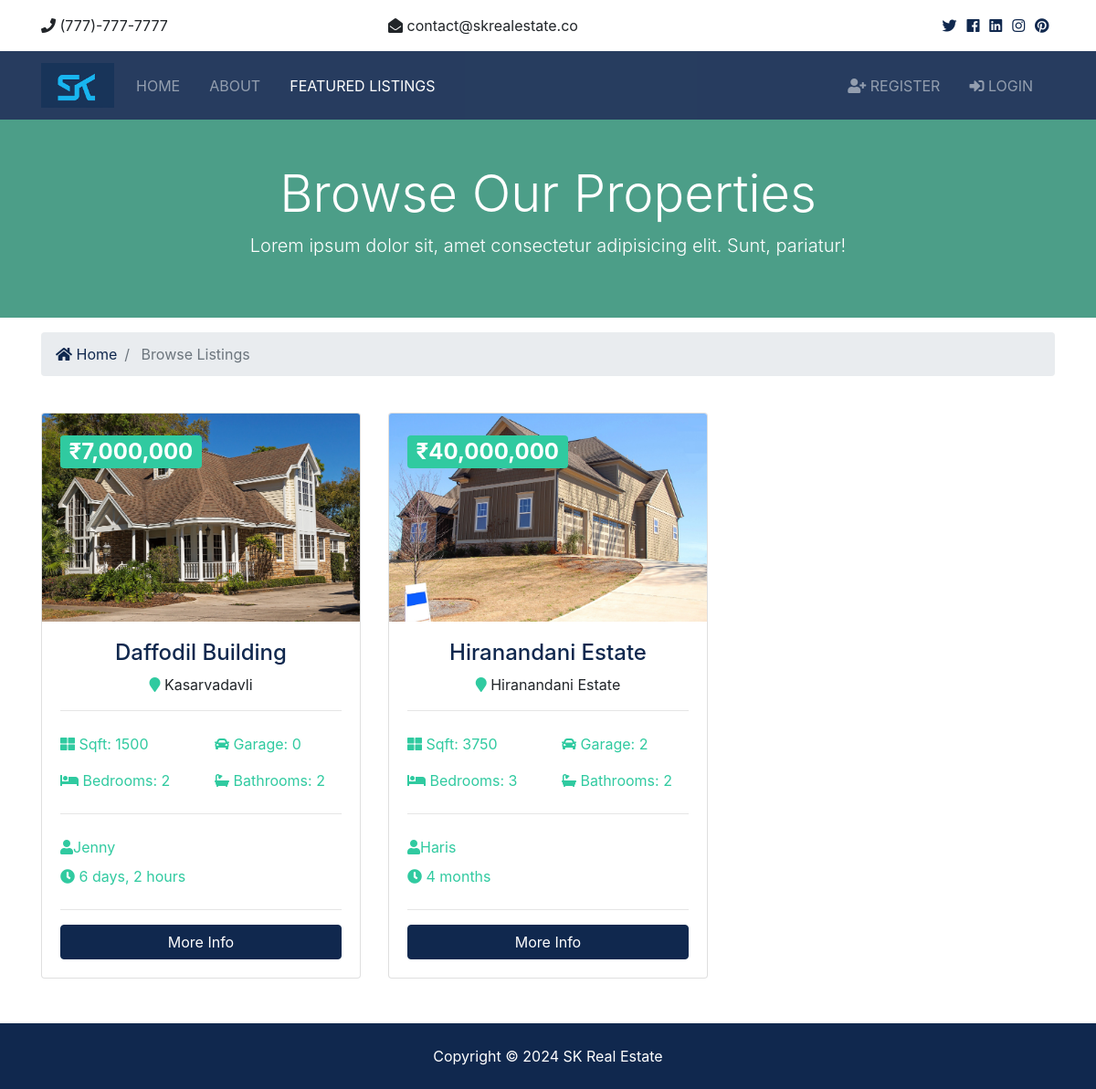
/listings/, run on the app's committed database.
### listings/models.py (models this page shows, shortened)
class Listing(models.Model):
    realtor = models.ForeignKey(Realtor,on_delete=models.DO_NOTHING)
    title = models.CharField(max_length=200)
    address = models.CharField(max_length=200)
    city = models.CharField(max_length=200)
    state = models.CharField(max_length=200)
    zipcode = models.CharField(max_length=200)
    description = models.TextField(blank=True)
    price = models.IntegerField()
    bedrooms = models.IntegerField()
    bathrooms = models.IntegerField()
    garage = models.IntegerField(default=0)
    sqft = models.IntegerField()
    lot_size = models.DecimalField(max_digits=5,decimal_places=1)
    photo_main = models.ImageField(upload_to='photo/%Y/%m/%d/',blank=True)
    photo_1 = models.ImageField(upload_to='photo/%Y/%m/%d/',blank=True)
    photo_2 = models.ImageField(upload_to='photo/%Y/%m/%d/',blank=True)
    photo_3 = models.ImageField(upload_to='photo/%Y/%m/%d/',blank=True)
    photo_4 = models.ImageField(upload_to='photo/%Y/%m/%d/',blank=True)
    photo_5 = models.ImageField(upload_to='photo/%Y/%m/%d/',blank=True)
    is_published = models.BooleanField(default=True)
    list_date = models.DateTimeField(default=datetime.now,blank=True)

### realtors/models.py (models this page shows)
class Realtor(models.Model):
    name = models.CharField(max_length=200)
    photo = models.ImageField(upload_to='photos/%Y/%m/%d/')
    description = models.TextField(blank=True)
    phone = models.CharField(max_length=20)
    email = models.CharField(max_length=50)
    is_mvp = models.BooleanField(default=False)
    hiredate = models.DateTimeField(default=datetime.now, blank=True)
    def __str__(self):
        return self.name

### listings/views.py (the view)
# urls.py: path('',views.index,name='listings'),
def index(request):
    listings = Listing.objects.order_by('-list_date').filter(is_published=True)
    paginator = Paginator(listings, 3)
    page = request.GET.get('page')
    paged_listings = paginator.get_page(page)
    context = {
        'listings' : paged_listings
    }
    return render(request,'listings/listings.html', context)

### templates/listings/listings.html (shortened to what this page needs)
{% extends 'base.html' %}
{% load humanize %}
{% block content %}
<section id="showcase-inner" class="py-5 text-white">
    <div class="container">
      <div class="row text-center">
        <div class="col-md-12">
          <h1 class="display-4">Browse Our Properties</h1>
          <p class="lead">Lorem ipsum dolor sit, amet consectetur adipisicing elit. Sunt, pariatur!</p>
        </div>
      </div>
    </div>
  </section>
  <section id="bc" class="mt-3">
    <div class="container">
      <nav aria-label="breadcrumb">
        <ol class="breadcrumb">
          <li class="breadcrumb-item">
            <a href="{% url 'index' %}">
              <i class="fas fa-home"></i> Home</a>
          </li>
          <li class="breadcrumb-item active"> Browse Listings</li>
        </ol>
      </nav>
    </div>
  </section>
  <section id="listings" class="py-4">
    <div class="container">
      <div class="row">
        {% if listings %}
            {% for listing in listings %}
                <div class="col-md-6 col-lg-4 mb-4">
                <div class="card listing-preview">
                    <img class="card-img-top" src="{{ listing.photo_main.url }}" alt="">
                    <div class="card-img-overlay">
                <h2>
                  <span class="badge badge-secondary text-white">₹{{ listing.price | intcomma }}</span>
                </h2>
              </div>
              <div class="card-body">
                <div class="listing-heading text-center">
                  <h4 class="text-primary">{{ listing.title }}</h4>
                  <p>
                    <i class="fas fa-map-marker text-secondary"></i> {{ listing.address }}</p>
                </div>
                <hr>
                <div class="row py-2 text-secondary">
                  <div class="col-6">
                    <i class="fas fa-th-large"></i> Sqft: {{ listing.sqft }}</div>
                  <div class="col-6">
                    <i class="fas fa-car"></i> Garage: {{ listing.garage }}</div>
                </div>
                <div class="row py-2 text-secondary">
                  <div class="col-6">
                    <i class="fas fa-bed"></i> Bedrooms: {{ listing.bedrooms }}</div>
                  <div class="col-6">
                    <i class="fas fa-bath"></i> Bathrooms: {{ listing.bathrooms }}</div>
                </div>
                <hr>
                <div class="row py-2 text-secondary">
                  <div class="col-12">
                    <i class="fas fa-user"></i>{{ listing.realtor }}</div>
                </div>
                <div class="row text-secondary pb-2">
                  <div class="col-6">
                    <i class="fas fa-clock"></i> {{ listing.list_date | timesince }}</div>
                </div>
                <hr>
                <a href="{% url 'listing' listing.id %}" class="btn btn-primary btn-block">More Info</a>
              </div>
            </div>
          </div>
            {% endfor %}
        {% else %}
          <div class="col-md-12">
            <p>No Lisitings Available</p>
          </div>
        {% endif %}
    </div>
    <div class="row">
        <div class="col-md-12">
        </div>
      </div>
    </div>
  </section>
{% endblock %}

### templates/base.html (shortened to what this page needs)
{% load static %}
<!DOCTYPE html>
<html lang="en">
<head>
  <link rel="stylesheet" href="{% static 'css/all.css' %}">
  <link rel="stylesheet" href="{% static 'css/bootstrap.css' %}">
  <link rel="stylesheet" href="{% static 'css/style.css' %}">
  <link rel="stylesheet" href="{% static 'css/lightbox.min.css' %}">
</head>
<body>
    {% include 'partials/_topbar.html' %}
    {% include 'partials/_navbar.html' %}
    {% block content %} {% endblock %}
    {% include 'partials/_footer.html' %}
</body>
</html>

### templates/partials/_topbar.html
  <section id="top-bar" class="p-3">
    <div class="container">
      <div class="row">
        <div class="col-md-4">
          <i class="fas fa-phone"></i> (777)-777-7777
        </div>
        <div class="col-md-4">
          <i class="fas fa-envelope-open"></i> contact@skrealestate.co
        </div>
        <div class="col-md-4">
          <div class="social text-right">
            <a href="#">
              <i class="fab fa-twitter"></i>
            </a>
            <a href="#">
              <i class="fab fa-facebook"></i>
            </a>
            <a href="#">
              <i class="fab fa-linkedin"></i>
            </a>
            <a href="#">
              <i class="fab fa-instagram"></i>
            </a>
            <a href="#">
              <i class="fab fa-pinterest"></i>
            </a>
          </div>
        </div>
      </div>
    </div>
  </section>

### templates/partials/_navbar.html (shortened to what this page needs)
{% load static %}
  <nav class="navbar navbar-expand-lg navbar-dark bg-primary sticky-top">
    <div class="container">
      <a class="navbar-brand" href="{% url 'index' %}">
        <img src="{% static 'img/logo.png' %}" class="logo" alt="">
      </a>
      <div class="collapse navbar-collapse" id="navbarNavAltMarkup">
        <ul class="navbar-nav">
          <li
          {% if '/' == request.path %}
            class="nav-item active mr-3"
          {% else %}
            class="nav-item mr-3"
          {% endif %}
          >
            <a class="nav-link" href="{% url 'index' %}">Home</a>
          </li>
          <li
          {% if 'about' in request.path %}
            class="nav-item active mr-3"
          {% else %}
            class="nav-item mr-3"
          {% endif %}
          >
            <a class="nav-link" href="{% url 'about' %}">About</a>
          </li>
          <li
          {% if 'listings' in request.path %}
            class="nav-item active mr-3"
          {% else %}
            class="nav-item mr-3"
          {% endif %}
          >
            <a class="nav-link" href="{% url 'listings' %}">Featured Listings</a>
          </li>
        </ul>
        <ul class="navbar-nav ml-auto">
          {% if user.is_authenticated %}
            <li
            {% if 'dashboard' in request.path %}
              class="nav-item active mr-3"
            {% else %}
              class="nav-item mr-3"
            {% endif %}
            >
              <a class="nav-link" href="{% url 'dashboard' %}">
                Welcome {{ user.username }}</a>
            </li>
            <li class="nav-item mr-3">
              <a href="javascript:{document.getElementById('logout').submit()}" class="nav-link">
                <i class="fas fa-sign-out-alt"></i>Logout
              </a>
              <form action="{% url 'logout' %}" method="post" id="logout">
                {% csrf_token %}
                <input type="hidden">
              </form>
            </li>
          {% else %}
            <li
            {% if 'register' in request.path %}
              class="nav-item active mr-3"
            {% else %}
              class="nav-item mr-3"
            {% endif %}
            >
              <a class="nav-link" href="{% url 'register' %}">
                <i class="fas fa-user-plus"></i> Register</a>
            </li>
            <li
            {% if 'login' in request.path %}
              class="nav-item active mr-3"
            {% else %}
              class="nav-item mr-3"
            {% endif %}
            >
              <a class="nav-link" href="{% url 'login' %}">
                <i class="fas fa-sign-in-alt"></i>
                Login</a>
            </li>
          {% endif %}
        </ul>
      </div>
    </div>
  </nav>

### templates/partials/_footer.html
  <footer id="main-footer" class="py-4 bg-primary text-white text-center">
    Copyright &copy;
    <span class="year"></span> SK Real Estate
  </footer>

### btre/static/css/all.css (style rules this page uses)
.fa, .fas, .far, .fal, .fab { -moz-osx-font-smoothing: grayscale; -webkit-font-smoothing: antialiased; display: inline-block; font-style: normal; font-variant: normal; text-rendering: auto; line-height: 1; }
.fa-bath:before { content: "\f2cd"; }
.fa-bed:before { content: "\f236"; }
.fa-car:before { content: "\f1b9"; }
.fa-clock:before { content: "\f017"; }
.fa-envelope-open:before { content: "\f2b6"; }
.fa-facebook:before { content: "\f09a"; }
.fa-home:before { content: "\f015"; }
.fa-instagram:before { content: "\f16d"; }
.fa-linkedin:before { content: "\f08c"; }
.fa-map-marker:before { content: "\f041"; }
.fa-phone:before { content: "\f095"; }
.fa-pinterest:before { content: "\f0d2"; }
.fa-sign-in-alt:before { content: "\f2f6"; }
.fa-th-large:before { content: "\f009"; }
.fa-twitter:before { content: "\f099"; }
.fa-user:before { content: "\f007"; }
.fa-user-plus:before { content: "\f234"; }
.fab { font-family: 'Font Awesome 5 Brands'; }
.fa, .fas { font-family: 'Font Awesome 5 Free'; font-weight: 900; }

### btre/static/css/style.css (style rules this page uses)
img { width: 100%; }
.logo { width: 80px; }
.navbar { opacity: 0.9; text-transform: uppercase; }
.social a { margin-right: 0.4rem; }
#showcase-inner { background: url(../img/building.jpg) no-repeat top center fixed/cover; position: relative; overflow: hidden; min-height: 200px; }
#showcase-inner::before { content: ''; position: absolute; top: 0; left: 0; min-height: 100%; width: 100%; background: rgba(32, 134, 107, 0.8); }
.listing-preview a { position: relative; }

### data on the page
Listing: photo_main (picture), price "7,000,000", title "Daffodil Building", address "Kasarvadavli", sqft "1500", garage "0", bedrooms "2", bathrooms "2", realtor "Jenny", list_date "6 days, 2 hours"
Listing: photo_main (picture), price "40,000,000", title "Hiranandani Estate", address "Hiranandani Estate", sqft "3750", garage "2", bedrooms "3", bathrooms "2", realtor "Haris", list_date "4 months"
